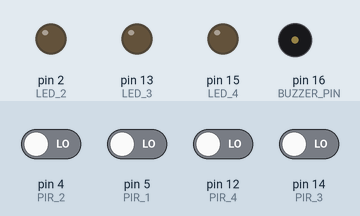
Recording of a sketch running on a simulated Arduino Uno, built with avr-gcc and run on an emulated ATmega328P. Shown: output pins drawn as LEDs (lit = HIGH), buzzer (waves = sounding, pin HIGH). Dashed ring = blinking. Inputs (shaded band) come from the test bench; at power-on: pin 4 (PIR_2), pin 5 (PIR_1), pin 12 (PIR_4), pin 14 (PIR_3) LOW. Pins used as bus, display or sensor lines are not drawn; what the sketch prints to the serial monitor is not drawn.

Above: at 11.2 s.
11.3 s: pin 4 (PIR_2) driven HIGH
At 11.4 s:
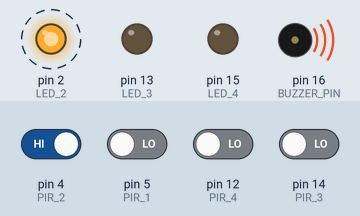
14.3 s: pin 5 (PIR_1) driven HIGH
At 15.3 s:
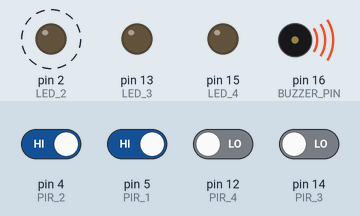
17.3 s: pin 12 (PIR_4) driven HIGH
At 18.81 s:
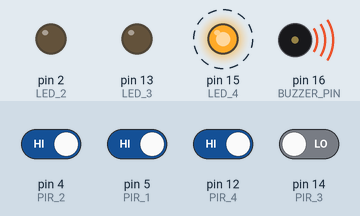
20.3 s: pin 14 (PIR_3) driven HIGH
At 21.41 s:
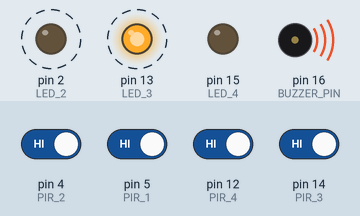
23.3 s: pin 4 (PIR_2) driven LOW
At 24.41 s:
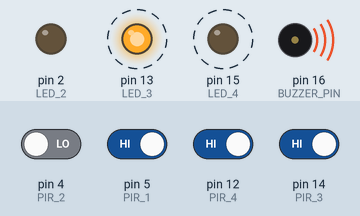
26.3 s: pin 5 (PIR_1) driven LOW
At 26.61 s:
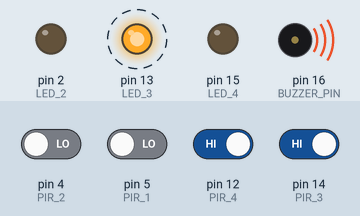
Timing chart, 0 to 30.3 s (numbered marks = the images above; inputs shaded):
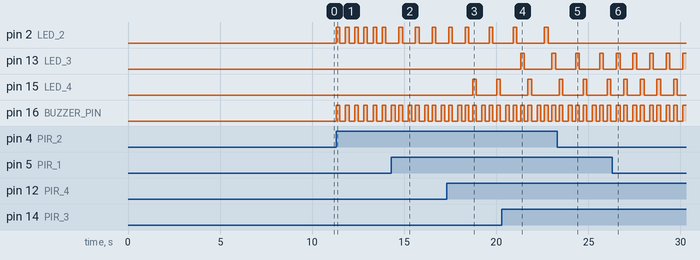

The sketch:

alert_detect_towerwall.ino
```cpp
// กำหนดขาพินสำหรับเซนเซอร์ PIR (Input)
#define PIR_1 5  // D1
#define PIR_2 4  // D2
#define PIR_3 14 // D5
#define PIR_4 12 // D6

// กำหนดขาพินสำหรับไฟ LED ประจำป้อม (Output)
#define LED_1 0  // D3
#define LED_2 2  // D4
#define LED_3 13 // D7
#define LED_4 15 // D8

// กำหนดขาพินสำหรับลำโพงบัซเซอร์
#define BUZZER_PIN 16 // ย้ายมาใช้ D0 (GPIO 16)

void setup() {
  Serial.begin(115200);

  // ตั้งค่าปุ่มรับสัญญาณจากเซนเซอร์ PIR ทั้ง 4 ตัว
  pinMode(PIR_1, INPUT);
  pinMode(PIR_2, INPUT);
  pinMode(PIR_3, INPUT);
  pinMode(PIR_4, INPUT);

  // ตั้งค่าขาควบคุมไฟ LED
  pinMode(LED_1, OUTPUT);
  pinMode(LED_2, OUTPUT);
  pinMode(LED_3, OUTPUT);
  pinMode(LED_4, OUTPUT);

  // ตั้งค่าขาควบคุมบัซเซอร์
  pinMode(BUZZER_PIN, OUTPUT);

  // ทดสอบปิดไฟและบัซเซอร์ตอนเริ่มต้น
  digitalWrite(LED_1, LOW);
  digitalWrite(LED_2, LOW);
  digitalWrite(LED_3, LOW);
  digitalWrite(LED_4, LOW);
  digitalWrite(BUZZER_PIN, LOW);

  Serial.println("--- Perimeter Security System Ready ---");
  Serial.println("Waiting for warm up PIR Sensors (approx 10-60s)...");
  delay(10000); // หน่วงเวลาให้เซนเซอร์ปรับค่าแรงดันเริ่มต้นก่อนทำงาน
}

void loop() {
  // อ่านค่าดิจิทัลจากเซนเซอร์แต่ละตัว (HIGH = ตรวจพบการเคลื่อนไหว)
  int statusPIR1 = digitalRead(PIR_1);
  int statusPIR2 = digitalRead(PIR_2);
  int statusPIR3 = digitalRead(PIR_3);
  int statusPIR4 = digitalRead(PIR_4);

  bool intrusionDetected = false;

  // ตรวจสอบป้อมที่ 1
  if (statusPIR1 == HIGH) {
    Serial.println("⚠️ ALERT: Intrusion detected at Corner 1!");
    blinkLEDAndSound(LED_1, 200);
    intrusionDetected = true;
  } else {
    digitalWrite(LED_1, LOW);
  }

  // ตรวจสอบป้อมที่ 2
  if (statusPIR2 == HIGH) {
    Serial.println("⚠️ ALERT: Intrusion detected at Corner 2!");
    blinkLEDAndSound(LED_2, 200);
    intrusionDetected = true;
  } else {
    digitalWrite(LED_2, LOW);
  }

  // ตรวจสอบป้อมที่ 3
  if (statusPIR3 == HIGH) {
    Serial.println("⚠️ ALERT: Intrusion detected at Corner 3!");
    blinkLEDAndSound(LED_3, 200);
    intrusionDetected = true;
  } else {
    digitalWrite(LED_3, LOW);
  }

  // ตรวจสอบป้อมที่ 4
  if (statusPIR4 == HIGH) {
    Serial.println("⚠️ ALERT: Intrusion detected at Corner 4!");
    blinkLEDAndSound(LED_4, 200);
    intrusionDetected = true;
  } else {
    digitalWrite(LED_4, LOW);
  }

  // หากไม่มีผู้บุกรุกเลย ให้ปิดเสียงบัซเซอร์
  if (!intrusionDetected) {
    digitalWrite(BUZZER_PIN, LOW);
  }

  delay(100); // หน่วงเวลาสั้นๆ ก่อนเริ่มลูปใหม่เพื่อเสถียรภาพของบอร์ด
}

// ฟังก์ชันสำหรับสั่งให้ไฟกระพริบและบัซเซอร์ส่งเสียงร้องพร้อมกัน
void blinkLEDAndSound(int ledPin, int duration) {
  digitalWrite(ledPin, HIGH);
  digitalWrite(BUZZER_PIN, HIGH);
  delay(duration);
  digitalWrite(ledPin, LOW);
  digitalWrite(BUZZER_PIN, LOW);
  delay(duration);
}
```

Measured:
- after the input at 11.3 s, pin 2 (LED_2), pin 16 (BUZZER_PIN): alternates HIGH for 0.20 s and LOW for 0.30 s, starting at once
- after the input at 14.3 s, pin 2 (LED_2): alternates HIGH for 0.20 s and LOW for 0.70 s, starting after 0.41 s
- after the input at 17.3 s, pin 15 (LED_4): alternates HIGH for 0.20 s and LOW for 1.1 s, starting after 1.4 s
- after the input at 20.3 s, pin 2 (LED_2): LOW → HIGH after 2.3 s, → LOW 0.20 s later; pin 13 (LED_3): alternates HIGH for 0.20 s and LOW for 1.5 s, starting after 1.0 s
- after the input at 23.3 s, pin 2 (LED_2): stops changing and stays LOW
- after the input at 26.3 s, pin 13 (LED_3): alternates HIGH for 0.20 s and LOW for 0.70 s, starting after 0.22 s; pin 15 (LED_4): alternates HIGH for 0.20 s and LOW for 0.70 s, starting after 0.62 s
